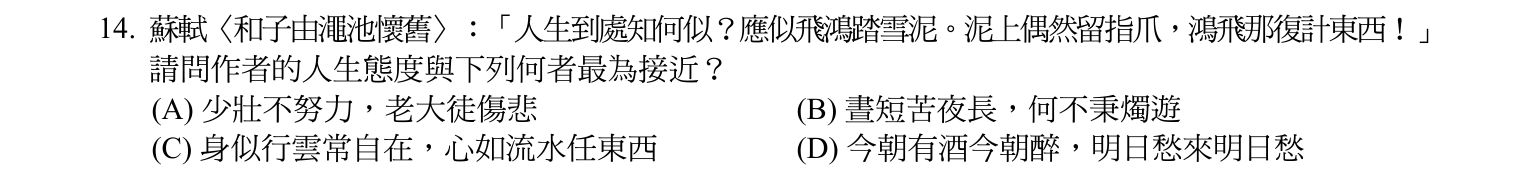
#> input picture et/site/img/et101-14.png, 1534 x 176 px, given as the content of the folder ../et/site/img/et101-14.png, which was not available
$ python prep.py ../et/site/img/et101-14.png
#> lines starting #> are read from the running program, lines starting #| are printed output that depends on the picture
import json, glob, os, sys, pymupdf
from PIL import Image, ImageDraw, ImageFont
os.chdir(sys.argv[1])
font = ImageFont.truetype('C:/Windows/Fonts/arial.ttf', 30)
for d in sorted(glob.glob('pages/*')):
    key = os.path.basename(d); os.makedirs(f'ruled/{key}', exist_ok=True)
    for f in sorted(glob.glob(d+'/*.png')):
        im = Image.open(f).convert('RGB'); dr = ImageDraw.Draw(im); W,H = im.size
#> further down, im is the input picture: PIL image 1534x176 RGB; min 0, max 255, mean 234.4
#> after `W, H = im.size`: W = 1534; H = 176
        for y in range(0, H, 100):
            dr.line([(0,y),(W,y)], fill=(0,160,255), width=1)
            dr.text((4,y+2), str(y), fill=(0,90,255), font=font)
            dr.text((W-80,y+2), str(y), fill=(0,90,255), font=font)
        im.save(f'ruled/{key}/'+os.path.basename(f))
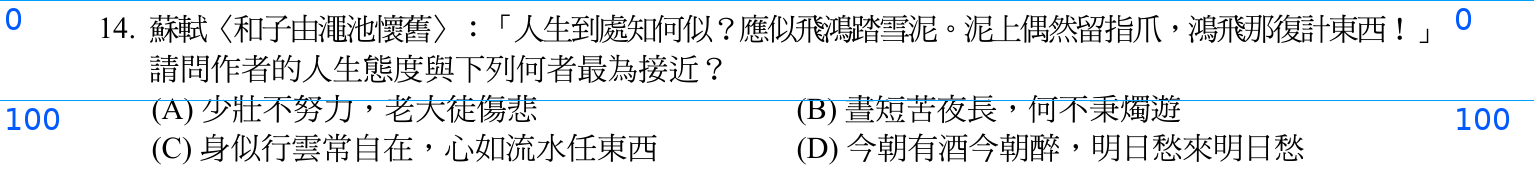
#> saved as et101-14.png: PIL image 1534x176 RGB; mean R, G, B 230.5, 232.7, 234.5
os.makedirs('ans', exist_ok=True)
txt = {}
for f in sorted(glob.glob('pdf/*-ans.pdf')):
    key = os.path.basename(f)[:-8]; doc = pymupdf.open(f)
    txt[key] = '\n'.join(p.get_text() for p in doc)
    for i,p in enumerate(doc):
        p.get_pixmap(dpi=110).save(f'ans/{key}-p{i+1}.png')
json.dump(txt, open('ans/ans_text.json','w',encoding='utf-8'), ensure_ascii=False, indent=0)
print({k: len(v) for k,v in txt.items()})

$ run again, on et/site/img/et101-16.png
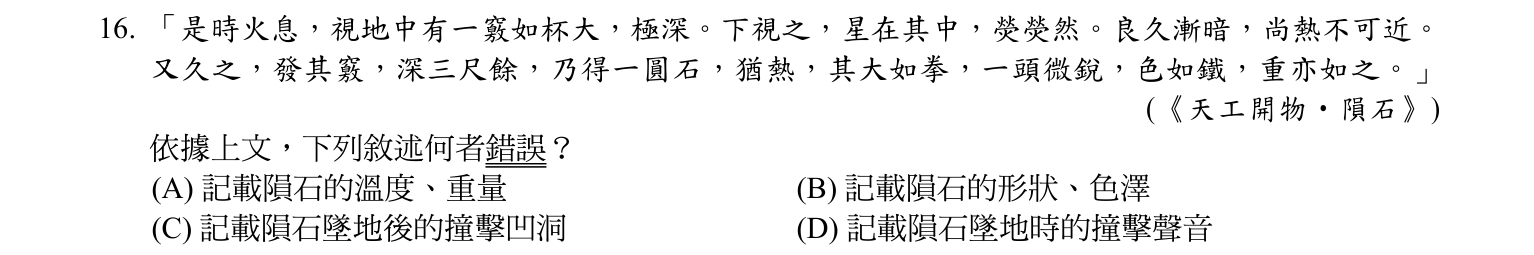
#> input picture et/site/img/et101-16.png, 1534 x 255 px, given as the content of the folder ../et/site/img/et101-16.png, which was not available
#> im is the input picture: PIL image 1534x255 RGB; min 0, max 255, mean 239.1
#> `im.save(f'ruled/{key}/'+os.path.basename(f))`:
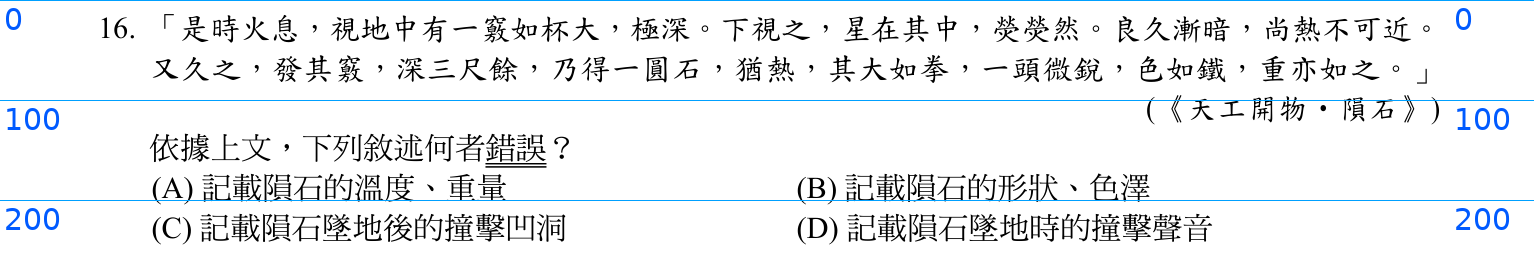
#> saved as et101-16.png: PIL image 1534x255 RGB; mean R, G, B 235, 237.3, 239.2

$ run again, on et/site/img/et102-07.png
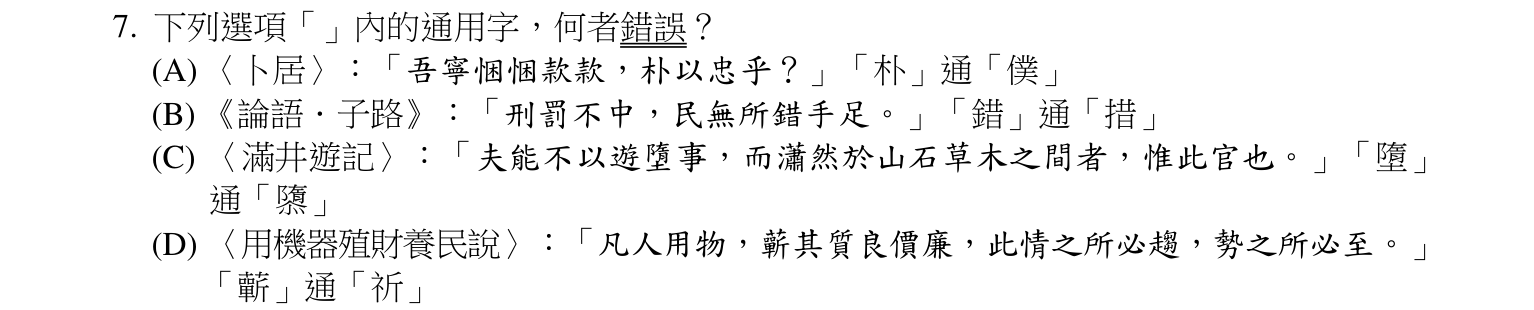
#> input picture et/site/img/et102-07.png, 1534 x 310 px, given as the content of the folder ../et/site/img/et102-07.png, which was not available
#> im is the input picture: PIL image 1534x310 RGB; min 0, max 255, mean 242.2
#> `im.save(f'ruled/{key}/'+os.path.basename(f))`:
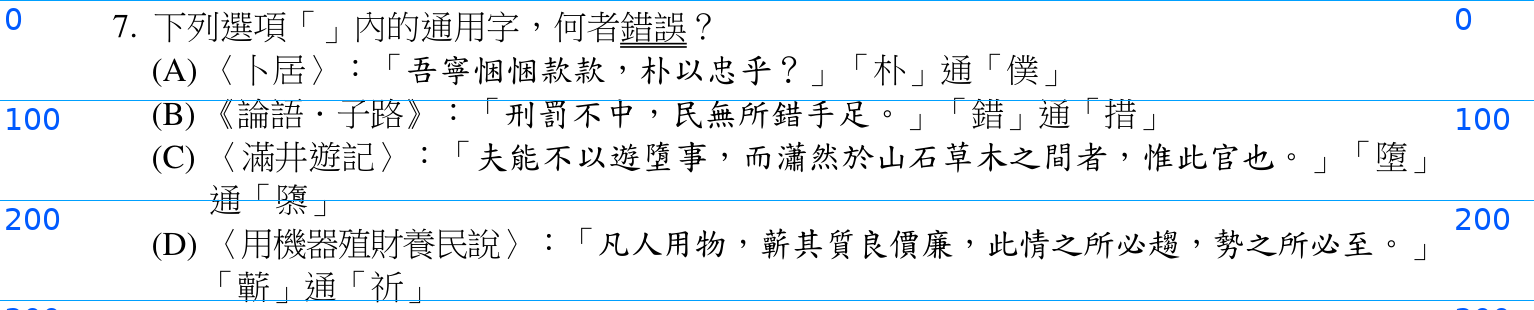
#> saved as et102-07.png: PIL image 1534x310 RGB; mean R, G, B 237.9, 240.3, 242.3
